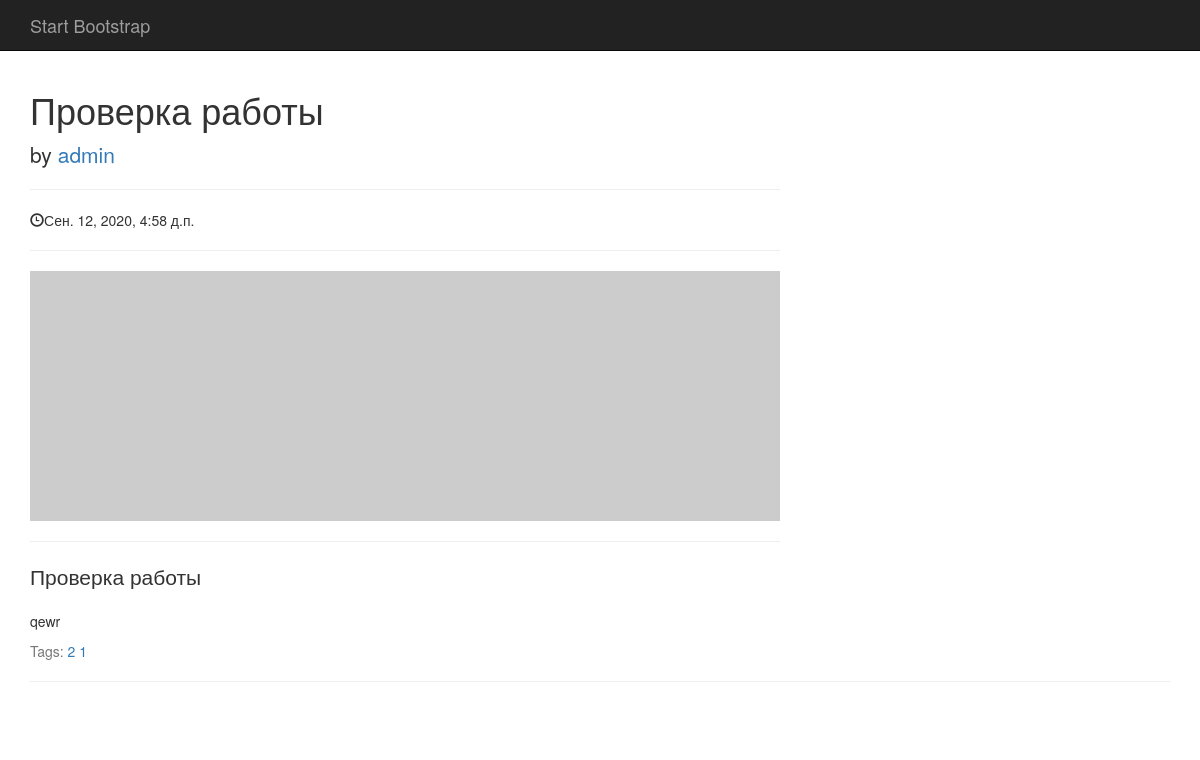
The app's page /post/1/ with its own data.
### blog/models.py (models this page shows, shortened)
class Post(models.Model):
    title = models.CharField(max_length=30, verbose_name="Заголовок")
    content = models.TextField(verbose_name="Содержимое")
    creation_date = models.DateTimeField(auto_created=True, verbose_name="Дата создания")
    published_date = models.DateTimeField(verbose_name="Дата публикации")
    editing_date = models.DateTimeField(auto_created=True, verbose_name="Дата редактирования")
    user = models.ForeignKey(User, on_delete=models.CASCADE, verbose_name="Автор")
    image = models.URLField(verbose_name="Фото", default="http://placehold.it/900x300")
    tags = models.ManyToManyField('Tag', blank=True, verbose_name="Тег", related_name='posts')
    class Meta:
        verbose_name = "Публикация"
        verbose_name_plural = "Публикации"
        ordering = ['-published_date']

class Tag(models.Model):
    name = models.CharField(max_length=30)
    slug = models.SlugField(max_length=30, unique=True)
    def get_absolute_url(self):
        return reverse('tag_detail_url', kwargs={'slug': self.slug})
    class Meta:
        verbose_name = "Тег"
        verbose_name_plural = "Теги"
        ordering = ['-name']

### blog/views.py (the view)
# urls.py: path('post/<int:id>/', views.post, name='post'),
def post(request, id=None):
    post = get_object_or_404(Post, pk=id)
    return render(request, 'blog/post.html', context={"post": post})

### blog/templates/blog/post.html
{% extends 'main/layout.html' %}
{% block content %}
<div class="col-lg-8">
    <h1>{{post.title}}</h1>
    <p class="lead">
        by <a href="#">{{post.user}}</a>
    </p>
    <hr>
    <p><span class="glyphicon glyphicon-time"></span>{{post.published_date}} </p>
    <hr>
    <img class="img-responsive" src="{{post.image}}" alt="">
    <hr>
    <p class="lead">{{post.title}}</p>
    <p>{{post.content}}</p>
    <div class="card-footer text-muted">
        Tags:
        {% for tag in post.tags.all %}
            <a href="{{ tag.get_absolute_url }}">{{ tag.name }}</a>
        {% endfor %}
    </div>
</div>
{% endblock %}

### blog/static/blog/blog-home.css (style rules this page uses)
body { padding-top: 70px; }

### records on screen
Post: title "Проверка работы", user "admin", published_date "Сен. 12, 2020, 4:58 д.п.", content "qewr"
Tag: name "2"
Tag: name "1"
